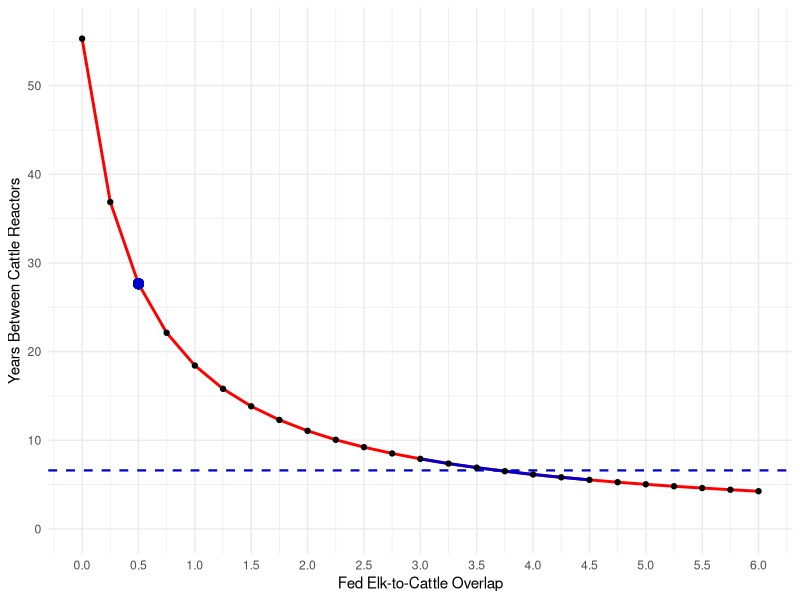
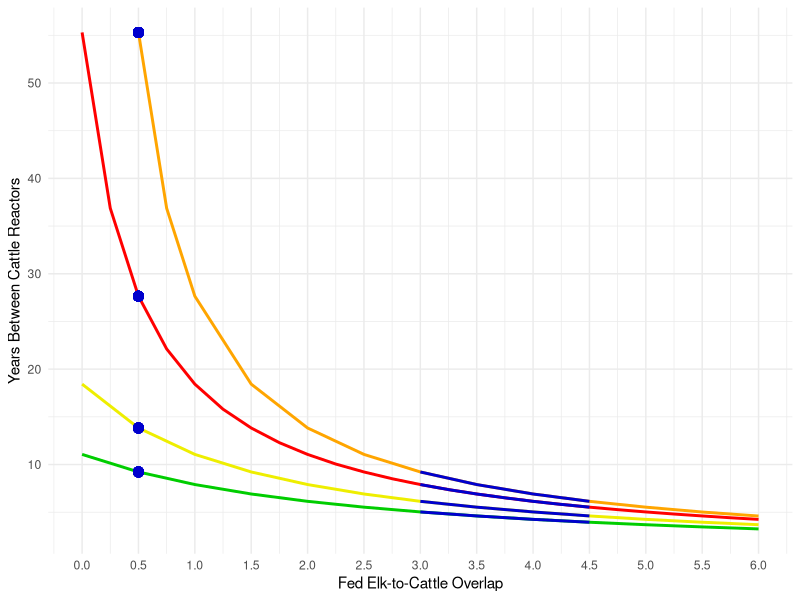
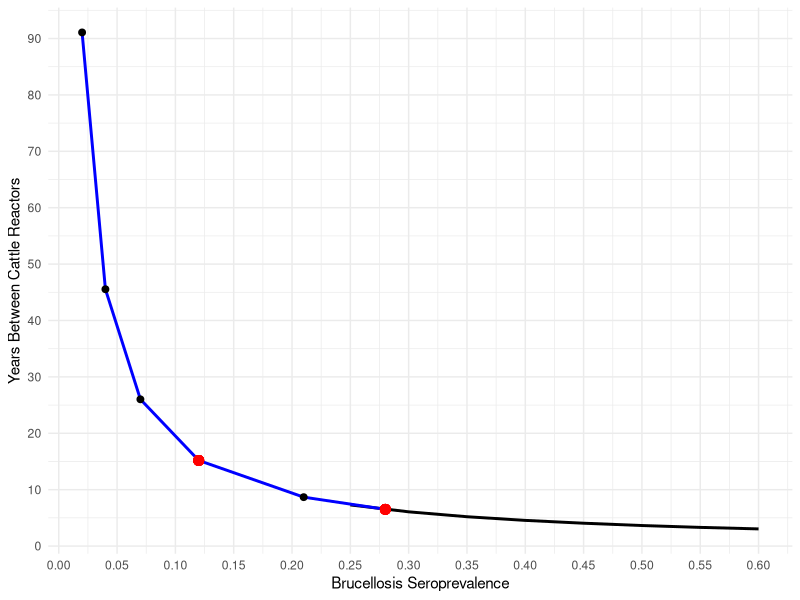
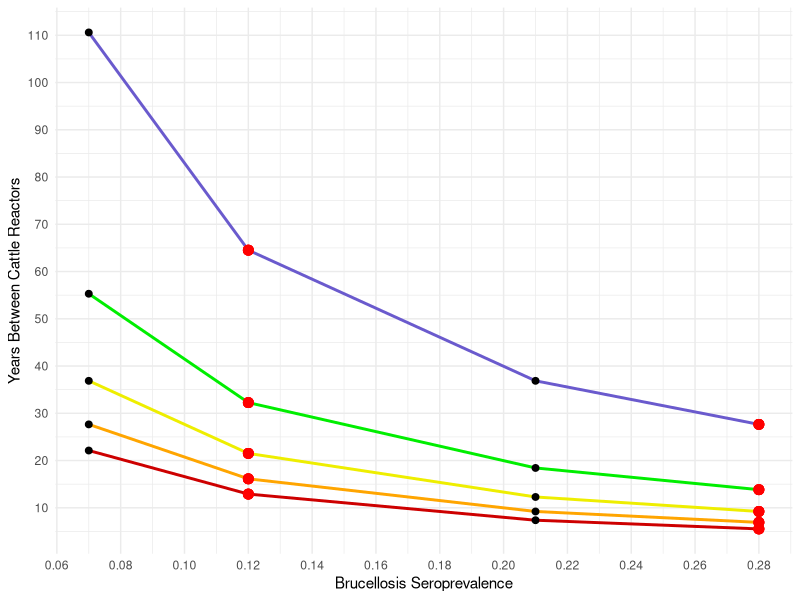

Reproduce these figures in R, in order.
## ---- chunk 1
knitr::opts_chunk$set(echo = TRUE, warning = FALSE, message = FALSE, results = FALSE)

library(tidyverse) 
## ---- chunk 2
kauffman_fun <- function(OverElk, pFem, pPreg, seroprev, pAbort){
  CattleReact <- (OverElk * pFem * pPreg * seroprev * pAbort)
  return(CattleReact)
}

### Essentially need this equation 4 times: 1) fed and seropositive, 2) fed and seronegative, 3) unfed and seropositive, 4) unfed and seronegative

cattlereact_fun <- function(fedpos, fedneg, unfedpos, unfedneg){
  NumCattleReact <- (fedpos + fedneg + unfedpos + unfedneg)
  return(NumCattleReact)
}

### Take the inverse to convert to years

years_fun <- function(NumCattleReact){
  Years <- (1/NumCattleReact)
  return(Years)
}
## ---- chunk 3
### Assume there is very little difference between fed and unfed
### Let's assume the NER is fully operational, so elk-cattle overlap is small

OverElkJ <- 0.5 ### starting value, "J" for Jackson
pFem1 <- 0.75 ### updated to 75%, Jackson-specific
pPreg <- 0.79 ### consistent
seroprev1 <- 0.28 ### Jackson-specific; for now won't differentiate between fed & unfed
pAbort_pos <- 0.201 ### consistent
pAbort_neg <- 0.017 ### consistent
## ---- chunk 4
### Starting value
fed_posJ <- kauffman_fun(OverElkJ, pFem1, pPreg, seroprev1, pAbort_pos)
unfed_posJ <- kauffman_fun(OverElkJ, pFem1, pPreg, seroprev1, pAbort_pos) 
fed_negJ <- kauffman_fun(OverElkJ, pFem1, pPreg, seroprev1, pAbort_neg) 
unfed_negJ <- kauffman_fun(OverElkJ, pFem1, pPreg, seroprev1, pAbort_neg) 
num_cattlereactJ <- cattlereact_fun(fed_posJ, fed_negJ, unfed_posJ, unfed_negJ)

year_J <- years_fun(num_cattlereactJ) ### 27.65 years
## ---- chunk 5
### Define new overlap; reuse previous overlap (0.5) for unfed elk
### Besides overlap, keeping other parameters similar for fed and unfed elk

OverElkfed <- 2.5
## ---- chunk 6
### Using "C" to indicate NER closure

### Starting value
fed_posC <- kauffman_fun(OverElkfed, pFem1, pPreg, seroprev1, pAbort_pos)
unfed_posC <- kauffman_fun(OverElkJ, pFem1, pPreg, seroprev1, pAbort_pos) 
fed_negC <- kauffman_fun(OverElkfed, pFem1, pPreg, seroprev1, pAbort_neg) 
unfed_negC <- kauffman_fun(OverElkJ, pFem1, pPreg, seroprev1, pAbort_neg) 
num_cattlereactC <- cattlereact_fun(fed_posC, fed_negC, unfed_posC, unfed_negC)

yearC <- years_fun(num_cattlereactC) ### 9.22 years
## ---- chunk 7
### "O" for overlap
### Short of setting up a loop for six different functions, here's a clunky manual way to vary overlap:

OverElk_vary <- 6.0

fed_posO <- kauffman_fun(OverElk_vary, pFem1, pPreg, seroprev1, pAbort_pos)
unfed_posO <- kauffman_fun(OverElkJ, pFem1, pPreg, seroprev1, pAbort_pos) 
fed_negO <- kauffman_fun(OverElk_vary, pFem1, pPreg, seroprev1, pAbort_neg) 
unfed_negO <- kauffman_fun(OverElkJ, pFem1, pPreg, seroprev1, pAbort_neg) 
num_cattlereactO <- cattlereact_fun(fed_posO, fed_negO, unfed_posO, unfed_negO)

yearO <- years_fun(num_cattlereactO)
## ---- chunk 8
### Make a dataframe from outputs

overlap_df <- data.frame(Overlap = seq(0.0, 6.0, by = 0.25),
                     Years = c(55.30, 36.87, 27.65, 22.12, 18.43, 15.80, 13.83, 12.29, 11.06, 10.05, 9.22, 8.51, 7.90, 7.37, 6.91, 6.51, 6.14, 5.82, 5.53, 5.27, 5.03, 4.81, 4.61, 4.42, 4.25))
## ---- chunk 9
### Sort into plausible, low, and high overlap scenarios

prob <- c(7.90, 7.37, 6.91, 6.51, 6.14, 5.82, 5.53)
probavg <- mean(prob) ### 6.60
probsd <- sd(prob) ### 0.85

low <- c(15.80, 13.83, 12.29, 11.06, 10.05, 9.22, 8.51)
lowavg <- mean(low) ### 11.54
lowsd <- sd(low) ### 2.61

high <- c(5.27, 5.03, 4.81, 4.61, 4.42, 4.25)
highavg <- mean(high) ### 4.73
highsd <- sd(high) ### 0.38

### Or here's a more efficient way:

prob_df <- overlap_df[13:19,]

current <- overlap_df[1:5,]

# mean(current$Years) ### 32.074
# sd(current$Years) ### 14.72
## ---- chunk 10
### Change in years until a cattle reactor in the Jackson herd unit, following a change in fed elk-to-cattle overlap, assuming a constant overlap of 0.5 for unfed elk. And assuming similar seroprevalence for fed and unfed elk. 

overlap_gg <- ggplot(data = overlap_df, aes(x = Overlap, y = Years)) +
  geom_line(col = "red", linewidth = 1) +
  geom_line(data = prob_df, aes(x = Overlap, y = Years), col = "blue3", linewidth = 1) +
  geom_hline(yintercept = 6.60, linetype = "dashed", color = "blue3", linewidth = .75) +
  geom_point() +
  geom_point(aes(x = 0.5, y = 27.65), color = "blue3", size = 3) +
  scale_x_continuous(breaks = seq(0.0, 6.0, by = 0.5)) +
  scale_y_continuous(limits = c(0,56), breaks = seq(0, 60, by = 10)) +
  # scale_y_continuous(limits = c(0, 50)) +
  labs(x = "Fed Elk-to-Cattle Overlap", y = "Years Between Cattle Reactors") +
  theme_minimal()

overlap_gg 
## ---- chunk 11
### Vary fed elk overlap for an unfed overlap of 0.25

OverElk_vary <- 0.25

fed_posU25 <- kauffman_fun(OverElk_vary, pFem1, pPreg, seroprev1, pAbort_pos)
unfed_posU25 <- kauffman_fun(0.25, pFem1, pPreg, seroprev1, pAbort_pos) 
fed_negU25 <- kauffman_fun(OverElk_vary, pFem1, pPreg, seroprev1, pAbort_neg) 
unfed_negU25 <- kauffman_fun(0.25, pFem1, pPreg, seroprev1, pAbort_neg) 
num_cattlereactU25 <- cattlereact_fun(fed_posU25, fed_negU25, unfed_posU25, unfed_negU25)

yearU25 <- years_fun(num_cattlereactU25)
## ---- chunk 12
### Make a dataframe

overlapU25_df <- data.frame(Overlap = seq(0.25, 6.0, by = 0.25),
                     Years = c(55.30, 36.87, 27.65, 22.12, 18.43, 15.80, 13.83, 12.29, 11.06, 10.05, 9.22, 8.51, 7.90, 7.37, 6.91, 6.51, 6.14, 5.82, 5.53, 5.27, 5.03, 4.81, 4.61, 4.42))
## ---- chunk 13
### Vary fed elk overlap for an unfed overlap of 2.5

OverElk_vary <- 6.0

fed_posU225 <- kauffman_fun(OverElk_vary, pFem1, pPreg, seroprev1, pAbort_pos)
unfed_posU225 <- kauffman_fun(2.5, pFem1, pPreg, seroprev1, pAbort_pos) 
fed_negU225 <- kauffman_fun(OverElk_vary, pFem1, pPreg, seroprev1, pAbort_neg) 
unfed_negU225 <- kauffman_fun(2.5, pFem1, pPreg, seroprev1, pAbort_neg) 
num_cattlereactU225 <- cattlereact_fun(fed_posU225, fed_negU225, unfed_posU225, unfed_negU225)

yearU225 <- years_fun(num_cattlereactU225)
## ---- chunk 14
### Make a dataframe

overlapU225_df <- data.frame(Overlap = seq(0.0, 6.0, by = 0.50),
                     Years = c(11.06, 9.22, 7.90, 6.91, 6.14, 5.53, 5.03, 4.61, 4.25, 3.95, 3.69, 3.46, 3.25))
## ---- chunk 15
### Vary fed elk overlap for an unfed overlap of 1.5

OverElk_vary <- 6.0

fed_posU15 <- kauffman_fun(OverElk_vary, pFem1, pPreg, seroprev1, pAbort_pos)
unfed_posU15 <- kauffman_fun(1.5, pFem1, pPreg, seroprev1, pAbort_pos) 
fed_negU15 <- kauffman_fun(OverElk_vary, pFem1, pPreg, seroprev1, pAbort_neg) 
unfed_negU15 <- kauffman_fun(1.5, pFem1, pPreg, seroprev1, pAbort_neg) 
num_cattlereactU15 <- cattlereact_fun(fed_posU15, fed_negU15, unfed_posU15, unfed_negU15)

yearU15 <- years_fun(num_cattlereactU15)
## ---- chunk 16
### Make a dataframe

overlapU15_df <- data.frame(Overlap = seq(0.0, 6.0, by = 0.50),
                     Years = c(18.43, 13.83, 11.06, 9.22, 7.90, 6.91, 6.14, 5.53, 5.03, 4.61, 4.25, 3.95, 3.69))
## ---- chunk 17
### Vary fed elk overlap for an unfed overlap of 0.0

OverElk_vary <- 0.75

fed_posU0 <- kauffman_fun(OverElk_vary, pFem1, pPreg, seroprev1, pAbort_pos)
unfed_posU0 <- kauffman_fun(0.0, pFem1, pPreg, seroprev1, pAbort_pos) 
fed_negU0 <- kauffman_fun(OverElk_vary, pFem1, pPreg, seroprev1, pAbort_neg) 
unfed_negU0 <- kauffman_fun(0.0, pFem1, pPreg, seroprev1, pAbort_neg) 
num_cattlereactU0 <- cattlereact_fun(fed_posU0, fed_negU0, unfed_posU0, unfed_negU0)

yearU0 <- years_fun(num_cattlereactU0)
## ---- chunk 18
### Make a dataframe

overlapU0_df <- data.frame(Overlap = c(0.5, 0.75, 1.0, 1.5, 2.0, 2.5, 3.0, 3.5, 4.0, 4.5, 5.0, 5.5, 6.0),
                     Years = c(55.30, 36.87, 27.65, 18.43, 13.83, 11.06, 9.22, 7.90, 6.91, 6.14, 5.53, 5.02, 4.60))
## ---- chunk 19
### Identify "plausible" overlap scenarios

probU0_df <- overlapU0_df[7:10,]

probU15_df <- overlapU15_df[7:10,]

probU225_df <- overlapU225_df[7:10,]
## ---- chunk 20
### Examine averages and standard deviation

probU0_avg <- mean(probU0_df$Years) ### 7.54
probU0_sd <- sd(probU0_df$Years) ### 1.33

probU15_avg <- mean(probU15_df$Years) ### 5.33
probU15_sd <- sd(probU15_df$Years) ### 0.66

probU225_avg <- mean(probU225_df$Years) ### 4.46
probU225_sd <- sd(probU225_df$Years) ### 0.47
## ---- chunk 21
overlap_gg1 <- ggplot(data = overlap_df, aes(x = Overlap, y = Years)) +
  geom_line(col = "red", linewidth = 1) +
  geom_line(data = prob_df, aes(x = Overlap, y = Years), col = "blue3", linewidth = 1) +
  geom_line(data = overlapU0_df, aes(x = Overlap, y = Years), col = "orange", linewidth = 1) +
  geom_line(data = probU0_df, aes(x = Overlap, y = Years), col = "blue3", linewidth = 1) +
  geom_line(data = overlapU225_df, aes(x = Overlap, y = Years), col = "green3", linewidth = 1) +
  geom_line(data = probU225_df, aes(x = Overlap, y = Years), col = "blue3", linewidth = 1) +
  geom_line(data = overlapU15_df, aes(x = Overlap, y = Years), col = "yellow2", linewidth = 1) +
  geom_line(data = probU15_df, aes(x = Overlap, y = Years), col = "blue3", linewidth = 1) +
  geom_point(aes(x = 0.5, y = 27.65), color = "blue3", size = 3) +
  # geom_hline(yintercept = 6.60, linetype = "dashed", color = "blue3", size = .75) +
  geom_point(aes(x = 0.5, y = 55.30), color = "blue3", size = 3) +
  # geom_hline(yintercept = 7.54, linetype = "dashed", color = "blue3", size = .75) +
  geom_point(aes(x = 0.5, y = 9.22), color = "blue3", size = 3) +
  # geom_hline(yintercept = 5.33, linetype = "dashed", color = "blue3", size = .75) +
  geom_point(aes(x = 0.5, y = 13.83), color = "blue3", size = 3) +
  # geom_hline(yintercept = 4.46, linetype = "dashed", color = "blue3", size = .75) +
  scale_x_continuous(breaks = seq(0.0, 6.0, by = 0.5)) +
  scale_y_continuous(breaks = seq(0, 60, by = 10)) +
  labs(x = "Fed Elk-to-Cattle Overlap", y = "Years Between Cattle Reactors") +
  theme_minimal()

overlap_gg1 
## ---- chunk 22
### Vary seroprevalence under an average plausible fed elk overlap scenario

seroprev_vary <- 0.60

fed_posP <- kauffman_fun(3.75, pFem1, pPreg, seroprev_vary, pAbort_pos)
unfed_posP <- kauffman_fun(OverElkJ, pFem1, pPreg, seroprev_vary, pAbort_pos) 
fed_negP <- kauffman_fun(3.75, pFem1, pPreg, seroprev_vary, pAbort_neg) 
unfed_negP <- kauffman_fun(OverElkJ, pFem1, pPreg, seroprev_vary, pAbort_neg) 
num_cattlereactP <- cattlereact_fun(fed_posP, fed_negP, unfed_posP, unfed_negP)

yearP <- years_fun(num_cattlereactP)
## ---- chunk 23
### Make dataframes

seroprev_df <- data.frame(DensityPerc = c(100, 90, 70, 50, 30, 10),
                     Seroprev = c(0.28, 0.21, 0.12, 0.07, 0.04, 0.02),
                     Years = c(6.51, 8.67, 15.18, 26.02, 45.54, 91.08))

serorange_df <- data.frame(Seroprev = c(0.25, 0.30, 0.35, 0.40, 0.45, 0.50, 0.55, 0.60),
                     Years = c(7.29, 6.07, 5.20, 4.55, 4.05, 3.64, 3.31, 3.04))
## ---- chunk 24
seroprev_gg <- ggplot(data = serorange_df, aes(x = Seroprev, y = Years)) +
  geom_line(linewidth = 1) +
  geom_line(data = seroprev_df, aes(x = Seroprev, y = Years), col = "blue", linewidth = 1) +
  geom_point(data = seroprev_df, aes(x = Seroprev, y = Years), size = 2) +
  geom_point(aes(x = 0.28, y = 6.51), color = "red", size = 3) +
  geom_point(aes(x = 0.12, y = 15.18), color = "red", size = 3) +
  scale_x_continuous(breaks = seq(0.0, 0.6, by = 0.05)) +
  scale_y_continuous(breaks = seq(0, 100, by = 10)) +
  labs(x = "Brucellosis Seroprevalence", y = "Years Between Cattle Reactors") +
  theme_minimal() 

seroprev_gg 
## ---- chunk 25
### Vary seroprevalence for a fed elk overlap of 1.5 

seroprev_vary <- 0.02

fed_posP15 <- kauffman_fun(1.5, pFem1, pPreg, seroprev_vary, pAbort_pos)
unfed_posP15 <- kauffman_fun(OverElkJ, pFem1, pPreg, seroprev_vary, pAbort_pos) 
fed_negP15 <- kauffman_fun(1.5, pFem1, pPreg, seroprev_vary, pAbort_neg) 
unfed_negP15 <- kauffman_fun(OverElkJ, pFem1, pPreg, seroprev_vary, pAbort_neg) 
num_cattlereactP15 <- cattlereact_fun(fed_posP15, fed_negP15, unfed_posP15, unfed_negP15)

yearP15 <- years_fun(num_cattlereactP15)
## ---- chunk 26
### Make dataframes

serorange15_df <- data.frame(Seroprev = c(0.25, 0.30, 0.35, 0.40, 0.45, 0.50, 0.55, 0.60),
                     Years = c(15.48, 12.90, 11.06, 9.68, 8.60, 7.74, 7.04, 6.45))

seroprev15_df <- data.frame(DensityPerc = c(100, 90, 70, 50, 30, 10),
                     Seroprev = c(0.28, 0.21, 0.12, 0.07, 0.04, 0.02),
                     Years = c(13.83, 18.43, 32.26, 55.30, 96.78, 193.55))
## ---- chunk 27
### Vary seroprevalence for a fed elk overlap of 3.5 

seroprev_vary <- 0.02

fed_posP35 <- kauffman_fun(3.5, pFem1, pPreg, seroprev_vary, pAbort_pos)
unfed_posP35 <- kauffman_fun(OverElkJ, pFem1, pPreg, seroprev_vary, pAbort_pos) 
fed_negP35 <- kauffman_fun(3.5, pFem1, pPreg, seroprev_vary, pAbort_neg) 
unfed_negP35 <- kauffman_fun(OverElkJ, pFem1, pPreg, seroprev_vary, pAbort_neg) 
num_cattlereactP35 <- cattlereact_fun(fed_posP35, fed_negP35, unfed_posP35, unfed_negP35)

yearP35 <- years_fun(num_cattlereactP35)
## ---- chunk 28
### Make dataframes

serorange35_df <- data.frame(Seroprev = c(0.25, 0.30, 0.35, 0.40, 0.45, 0.50, 0.55, 0.60),
                     Years = c(7.74, 6.45, 5.53, 4.84, 4.30, 3.87, 3.52, 3.23))

seroprev35_df <- data.frame(DensityPerc = c(100, 90, 70, 50, 30, 10),
                     Seroprev = c(0.28, 0.21, 0.12, 0.07, 0.04, 0.02),
                     Years = c(6.91, 9.22, 16.13, 27.65, 48.39, 96.78))
## ---- chunk 29
### Vary seroprevalence for a fed elk overlap of 0.5

seroprev_vary <- 0.02

fed_posP05 <- kauffman_fun(0.5, pFem1, pPreg, seroprev_vary, pAbort_pos)
unfed_posP05 <- kauffman_fun(OverElkJ, pFem1, pPreg, seroprev_vary, pAbort_pos) 
fed_negP05 <- kauffman_fun(0.5, pFem1, pPreg, seroprev_vary, pAbort_neg) 
unfed_negP05 <- kauffman_fun(OverElkJ, pFem1, pPreg, seroprev_vary, pAbort_neg) 
num_cattlereactP05 <- cattlereact_fun(fed_posP05, fed_negP05, unfed_posP05, unfed_negP05)

yearP05 <- years_fun(num_cattlereactP05)
## ---- chunk 30
### Make dataframes

serorange05_df <- data.frame(Seroprev = c(0.25, 0.30, 0.35, 0.40, 0.45, 0.50, 0.55, 0.60),
                     Years = c(30.96, 25.81, 22.12, 19.36, 17.20, 15.48, 14.08, 12.90))

seroprev05_df <- data.frame(DensityPerc = c(100, 90, 70, 50, 30, 10),
                     Seroprev = c(0.28, 0.21, 0.12, 0.07, 0.04, 0.02),
                     Years = c(27.65, 36.87, 64.52, 110.60, 193.55, 387.10))
## ---- chunk 31
### Vary seroprevalence for a fed elk overlap of 4.5 

seroprev_vary <- 0.02

fed_posP45 <- kauffman_fun(4.5, pFem1, pPreg, seroprev_vary, pAbort_pos)
unfed_posP45 <- kauffman_fun(OverElkJ, pFem1, pPreg, seroprev_vary, pAbort_pos) 
fed_negP45 <- kauffman_fun(4.5, pFem1, pPreg, seroprev_vary, pAbort_neg) 
unfed_negP45 <- kauffman_fun(OverElkJ, pFem1, pPreg, seroprev_vary, pAbort_neg) 
num_cattlereactP45 <- cattlereact_fun(fed_posP45, fed_negP45, unfed_posP45, unfed_negP45)

yearP45 <- years_fun(num_cattlereactP45)
## ---- chunk 32
### Make dataframes

seroprev45_df <- data.frame(DensityPerc = c(100, 90, 70, 50, 30, 10),
                     Seroprev = c(0.28, 0.21, 0.12, 0.07, 0.04, 0.02),
                     Years = c(5.53, 7.37, 12.90, 22.12, 38.71, 77.42))

seroprev25_df <- data.frame(DensityPerc = c(100, 90, 70, 50, 30, 10),
                     Seroprev = c(0.28, 0.21, 0.12, 0.07, 0.04, 0.02),
                     Years = c(9.22, 12.29, 21.51, 36.87, 64.52, 129.03))
## ---- chunk 33
### Wrangle for easier graphing 

seroprev25_df_filt <- seroprev25_df %>% 
  filter(DensityPerc != "10") %>% 
  filter(DensityPerc != "30")

seroprev05_df_filt <- seroprev05_df %>% 
  filter(DensityPerc != "10") %>% 
  filter(DensityPerc != "30")

seroprev15_df_filt <- seroprev15_df %>% 
  filter(DensityPerc != "10") %>% 
  filter(DensityPerc != "30")

seroprev35_df_filt <- seroprev35_df %>% 
  filter(DensityPerc != "10") %>% 
  filter(DensityPerc != "30")

seroprev45_df_filt <- seroprev45_df %>% 
  filter(DensityPerc != "10") %>% 
  filter(DensityPerc != "30")
## ---- chunk 34
### Examine averages and standard deviation

current_seroprev <- c(9.22, 13.83, 6.91, 27.65, 5.53)
currentsp_avg <- mean(current_seroprev) ### 12.63
currentsp_sd <- sd(current_seroprev) ### 8.97

future_seroprev <- c(21.51, 32.26, 16.13, 64.52, 12.90)
futuresp_avg <- mean(future_seroprev) ### 29.46
futuresp_sd <- sd(future_seroprev) ### 20.93
## ---- chunk 35
seroprev_gg1 <- ggplot(data = seroprev25_df_filt, aes(x = Seroprev, y = Years)) +
  geom_line(col = "yellow2", linewidth = 1) +
  geom_point(size = 2) +
  geom_line(data = seroprev15_df_filt, aes(x = Seroprev, y = Years), color = "green2", linewidth = 1) +
  geom_point(data = seroprev15_df_filt, aes(x = Seroprev, y = Years), size = 2) +
  geom_line(data = seroprev35_df_filt, aes(x = Seroprev, y = Years), color = "orange", linewidth = 1) +
  geom_point(data = seroprev35_df_filt, aes(x = Seroprev, y = Years), size = 2) +
  geom_line(data = seroprev05_df_filt, aes(x = Seroprev, y = Years), color = "slateblue", linewidth = 1) +
  geom_point(data = seroprev05_df_filt, aes(x = Seroprev, y = Years), size = 2) +
  geom_line(data = seroprev45_df_filt, aes(x = Seroprev, y = Years), color = "red3", linewidth = 1) +
  geom_point(data = seroprev45_df_filt, aes(x = Seroprev, y = Years), size = 2) +
  geom_point(aes(x = 0.28, y = 9.22), color = "red", size = 3) +
  geom_point(aes(x = 0.12, y = 21.51), color = "red", size = 3) +
  geom_point(aes(x = 0.28, y = 13.83), color = "red", size = 3) + ### 1.5
  geom_point(aes(x = 0.12, y = 32.26), color = "red", size = 3) + ### 1.5
  geom_point(aes(x = 0.28, y = 6.91), color = "red", size = 3) + ### 3.5
  geom_point(aes(x = 0.12, y = 16.13), color = "red", size = 3) + ### 3.5
  geom_point(aes(x = 0.28, y = 27.65), color = "red", size = 3) +
  geom_point(aes(x = 0.12, y = 64.52), color = "red", size = 3) +
  geom_point(aes(x = 0.28, y = 5.53), color = "red", size = 3) +
  geom_point(aes(x = 0.12, y = 12.90), color = "red", size = 3) +
  scale_x_continuous(breaks = seq(0.0, 0.3, by = 0.02)) +
  scale_y_continuous(breaks = seq(0, 120, by = 10)) +
  labs(x = "Brucellosis Seroprevalence", y = "Years Between Cattle Reactors") +
  theme_minimal()

seroprev_gg1
